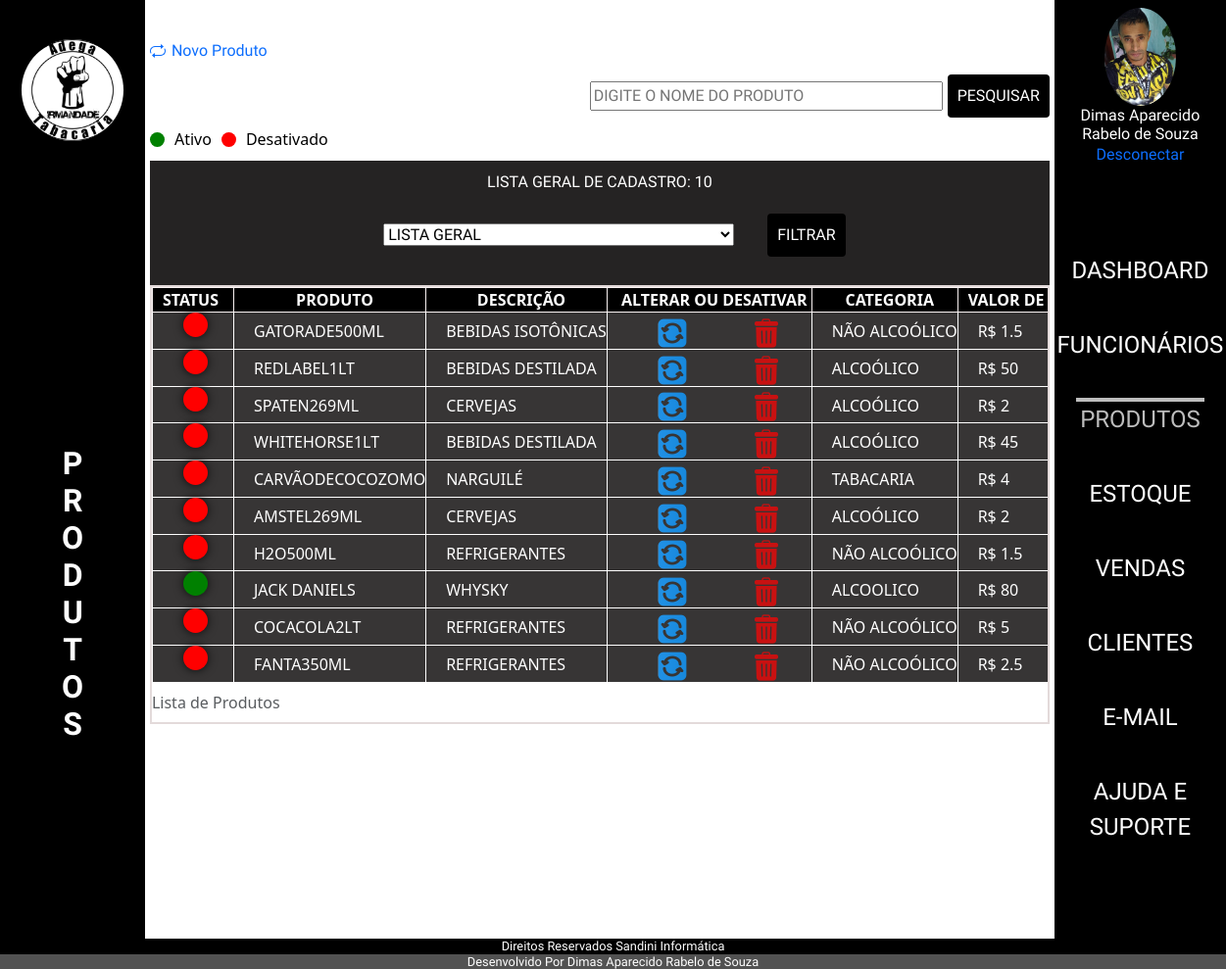
The app's page /admin/index.php?p=produtos (signed in), older data.
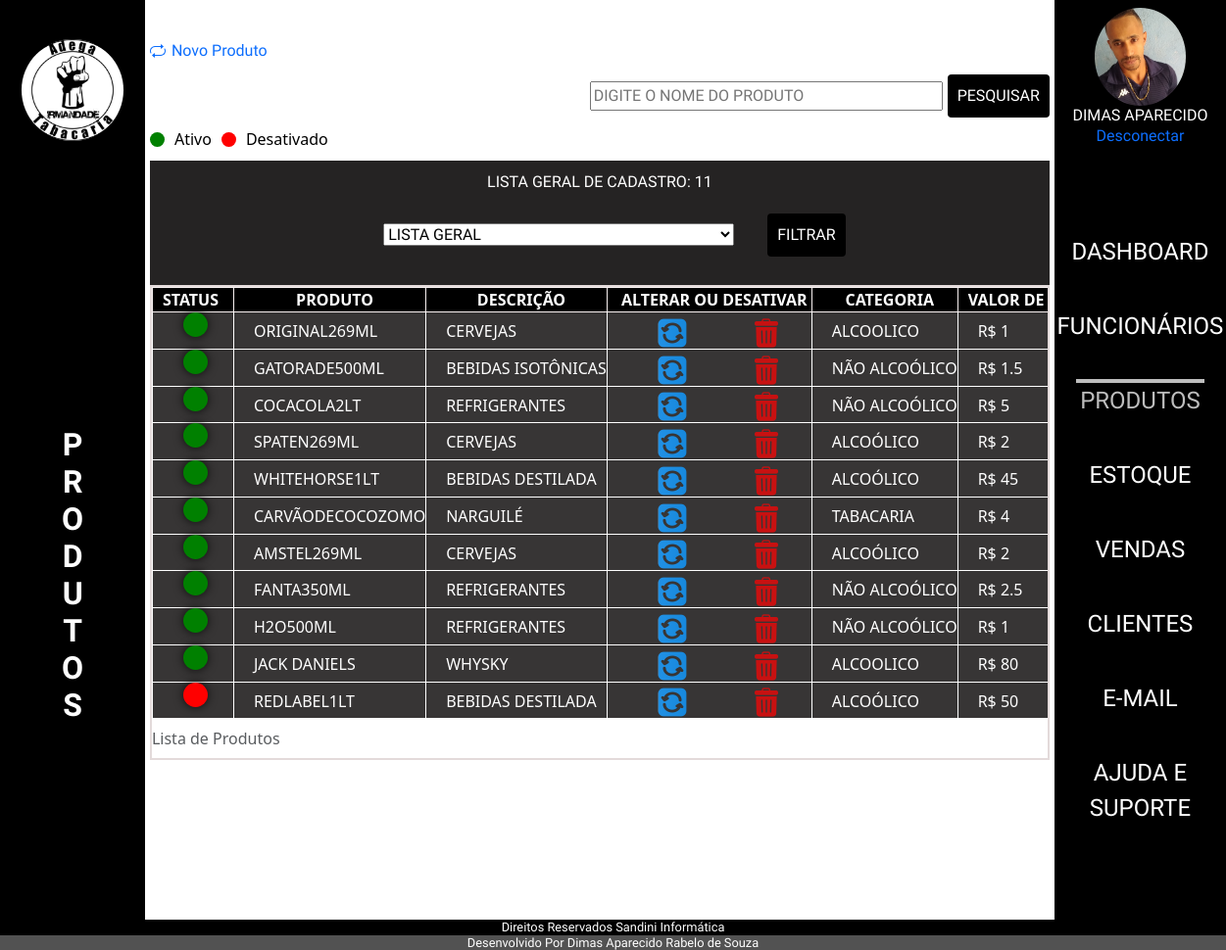
The same page, newer data.
### tables this page shows
CREATE TABLE `tblprodutos` (
  `idProduto` int(11) NOT NULL,
  `nomeProduto` varchar(255) DEFAULT NULL,
  `descricaoProduto` varchar(50) DEFAULT NULL,
  `categoriaProduto` varchar(50) DEFAULT NULL,
  `statusProduto` varchar(255) DEFAULT 'Ativo',
  `precoCompraProduto` double(10,2) DEFAULT NULL,
  `precoVendaProduto` double(10,2) DEFAULT NULL,
  `fornecedorProduto` varchar(20) DEFAULT NULL,
  `dataReceProduto` date DEFAULT curdate(),
  `horaProduto` time DEFAULT curtime()
);

CREATE TABLE `tblusuarios` (
  `idUsuario` int(11) NOT NULL,
  `nomeUsuario` varchar(50) NOT NULL,
  `emailUsuario` varchar(80) NOT NULL,
  `senhaUsuario` varchar(20) NOT NULL,
  `statusUsuario` varchar(10) NOT NULL,
  `fotoUsuario` varchar(100) NOT NULL
);

### admin/authenticacao.php (called while the page is built, shortened)
<?php
if (isset($_SESSION['idUsuario'])) {
    $tipoUsuario = 'cliente';
} elseif (isset($_SESSION['idFuncionario'])) {
    $id = $_SESSION['idFuncionario'];
    $tipoUsuario = 'funcionario';
} else {
    header("location: http://localhost/ProjetoAdegaIrmandade/admin/loginAdmin.php");
    exit;
}
$pagina = @$_GET['p'];
require_once('class/cliente.php');
require_once('class/funcionario.php');
if ($tipoUsuario === 'cliente') {
    $usuarios = new ClienteClass($id);
} elseif ($tipoUsuario === 'funcionario') {
    $funcionarios = new FuncionarioClass($id);
    $usuario = $funcionarios;
}

### admin/class/produto.php (called while the page is built, shortened)
<?php
class ProdutoClass
{
    public function listarProdutosAtivos()
    {
        $sql = "SELECT * FROM tblprodutos WHERE statusProduto = 'ATIVO' ORDER BY idProduto ASC";
        $conn = Conexao::LigarConexao();
        $resultado = $conn->query($sql);
        $lista = $resultado->fetchAll();
        return $lista;
    }
    public function listarProdutosDesativados()
    {
        $sql = "SELECT * FROM tblprodutos WHERE statusProduto = 'DESATIVADO' ORDER BY idProduto ASC";
        $conn = Conexao::LigarConexao();
        $resultado = $conn->query($sql);
        $listaDesativados = $resultado->fetchAll();
        return $listaDesativados;
    }
}

### admin/class/cliente.php (called while the page is built, shortened)
<?php
class ClienteClass
{
    public $idUsuario;
public function __construct($id = false)
    {
        if ($id) {
            $this->idUsuario = $id;
            $this->Carregar();
        }
    }
    public function Carregar()
    {
        $query = "SELECT * FROM tblusuarios WHERE idUsuario = " . $this->idUsuario;
        $conn = Conexao::LigarConexao();
        $resultado = $conn->query($query);
        $lista = $resultado->fetchAll();
        foreach ($lista as $linha) {
            $this->nomeUsuario = $linha['nomeUsuario'];
            $this->fotoUsuario = $linha['fotoUsuario'];
        }
        }
 }

### admin/produtos/listar.php (the view, shortened to what the changed rows need)
<?php
require_once('class/produto.php');
$produto = new ProdutoClass();
$listaAtivos = $produto->listarProdutosAtivos();
$listaDesativados = $produto->listarProdutosDesativados();
$listaFiltrada = array_merge($listaAtivos, $listaDesativados);
$statusFiltrar = '';
$totalCadastrados = count($listaFiltrada);
$totalAtivos = count($listaAtivos);
$totalDesativados = count($listaDesativados);
?>
<form class="formStatus" action="" method="POST">
    <div>
        <?php if ($statusFiltrar === 'ATIVO') : ?>
            <p class="total">Total de ativos: <?php echo $totalAtivos; ?></p>
        <?php elseif ($statusFiltrar === 'DESATIVADO') : ?>
            <p class="total">Total de desativados: <?php echo $totalDesativados; ?></p>
        <?php else : ?>
            <p class="total">Lista Geral de Cadastro: <?php echo $totalCadastrados; ?></p>
        <?php endif; ?>
    </div>
</form>
<div class="table-container" id="arrastarMouse">
    <div>
        <table>
            <caption>Lista de Produtos</caption>
            <thead>
                <tr>
                <?php if (empty($statusFiltrar) || $statusFiltrar === 'LISTA GERAL') : ?>
                        <th class="spanstatus" class="thStatusPro"    >Status</th>
                    <?php endif; ?>
                     <th>Produto</th>
                    <th>Descrição</th>
                    <?php if ($statusFiltrar !== 'DESATIVADO') : ?>
                        <th>Alterar ou Desativar</th>
                    <?php endif; ?>
                    <th>Categoria</th>
                    <th>Valor de Compra</th>
                </tr>
            </thead>
            <tbody>
                <?php foreach ($listaFiltrada as $linha) : ?>
                    <?php if (empty($statusFiltrar) || $linha['statusProduto'] === $statusFiltrar) : ?>
                        <tr>
                        <?php if (empty($statusFiltrar) || $statusFiltrar === 'LISTA GERAL') : ?>
                                <td class="spanstatus" >
                                    <?php if ($linha['statusProduto'] === 'ATIVO') : ?>
                                        <span class="status-span active-status"></span>
                                    <?php else : ?>
                                        <span class="status-span inactive-status"></span>
                                    <?php endif; ?>
                                </td>
                            <?php endif; ?>
                            <td><?php echo $linha['nomeProduto'] ?></td>
                            <td><?php echo $linha['descricaoProduto'] ?></td>
                            <?php if ($statusFiltrar !== 'DESATIVADO') : ?>
                                <td class="btngrudsicone">
                                    <a href="index.php?p=produtos&pr=atualizar&id=<?php echo $linha['idProduto'] ?>">
                                       <img src="./img/setas-flechas.png" alt="">
                                    </a>
                                    <a href="index.php?p=produtos&pr=desativar&id=<?php echo $linha['idProduto'] ?>" onclick="return confirmarDesativacao()">
                                    <img src="./img/lixeira-de-reciclagem.png" alt="">
                                    </a>
                                </td>
                            <?php endif; ?>
                            <td><?php echo  $linha['categoriaProduto'] ?></td>
                            <td><?php echo 'R$ '. $linha['precoCompraProduto'] ?></td>
                        </tr>
                    <?php endif; ?>
                <?php endforeach; ?>
            </tbody>
        </table>
    </div>
</div>

### admin/index.php (shortened to what the changed rows need)
<?php
require_once('authenticacao.php');
?>
<!DOCTYPE html>
<html lang="pt-BR">
<head>
    <link rel="stylesheet" href="../src/css/reset.css">
    <link rel="stylesheet" href="https://cdnjs.cloudflare.com/ajax/libs/animate.css/4.1.1/animate.min.css">
    <link rel="stylesheet" href="https://cdn.jsdelivr.net/npm/bootstrap@5.3.2/dist/css/bootstrap.min.css">
    <link rel="stylesheet" href="./css/estilo.css">
</head>
<body>
    <main>
        <section class="topoEsquerda">
            <h1>
                <img src="img/logoadega.png" alt=" imagem da logo">
            </h1>
            <?php
            if ($pagina == '') {
                $texto = '';
            } else {
                $texto = '' . $pagina;
            }
            echo '<h2 class="vertical-text">';
            for ($i = 0; $i < strlen($texto); $i++) {
                echo '<span>' . $texto[$i] . '</span>';
            }
            echo '</h2>';
            ?>
        </section>
        <div class="box">
            <?php
            switch ($pagina) {
                case 'produtos':
                    require_once('produtos/produto.php');
                    break;
            }
            ?>
        </div>
        <div class="menu">
           <div class="divlogin">
    <?php
    $foto = isset($usuarios->fotoUsuario) ? $usuarios->fotoUsuario : (isset($funcionarios->fotoFuncionario) ? $funcionarios->fotoFuncionario : null);
    $nome = isset($usuarios->nomeUsuario) ? $usuarios->nomeUsuario : (isset($funcionarios->nomeFuncionario) ? $funcionarios->nomeFuncionario : null);
    if (!empty($foto)) {
        echo '<img src="../admin/img/' . $foto . '" alt="User">';
    } else {
        echo '<img src="../admin/img/btnuser.png" alt="Imagem Padrão">';
    }
    echo '<h2>' . $nome . '</h2>';
    ?>
    <a href="desconectar.php">Desconectar</a>
</div>
        </div>
    </main>
    <footer class="rodape">
        <h2>Direitos Reservados Sandini Informática</h2>
        <h2 class="h2d">Desenvolvido Por Dimas Aparecido Rabelo de Souza</h2>
    </footer>
</body>
</html>

Row changes from the older to the newer data that the page shows:
now on this page (row edited): tblprodutos: statusProduto "ATIVO" (drawn), nomeProduto "ORIGINAL269ML", descricaoProduto "CERVEJAS", categoriaProduto "ALCOOLICO", precoCompraProduto "1"
changed tblprodutos "GATORADE500ML": statusProduto "Ativo" → "ATIVO" (drawn)
changed tblprodutos "COCACOLA2LT": statusProduto "DESATIVADO" → "ATIVO" (drawn); moves up the list
changed tblprodutos "SPATEN269ML": statusProduto "Ativo" → "ATIVO" (drawn)
changed tblprodutos "WHITEHORSE1LT": statusProduto "Ativo" → "ATIVO" (drawn)
changed tblprodutos "CARVÃODECOCOZOMO": statusProduto "Ativo" → "ATIVO" (drawn)
changed tblprodutos "AMSTEL269ML": statusProduto "Ativo" → "ATIVO" (drawn)
changed tblprodutos "FANTA350ML": statusProduto "DESATIVADO" → "ATIVO" (drawn); moves up the list
changed tblprodutos "H2O500ML": statusProduto "Ativo" → "ATIVO" (drawn); precoCompraProduto "1.5" → "1"
changed tblprodutos "REDLABEL1LT": moves down the list
changed tblusuarios: fotoUsuario: a different picture; nomeUsuario "Dimas Aparecido Rabelo de Souza" → "DIMAS APARECIDO"
Text that changed along with them:
$totalCadastrados: "10" → "11"
